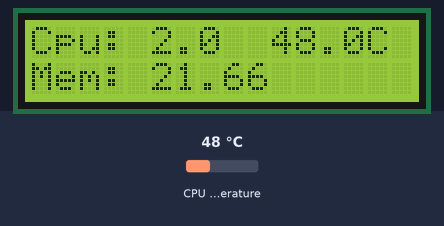
Bench run of a program on a simulated Raspberry Pi (BCM pin numbers). On the bench: 16×2 character LCD. Inputs (shaded band) come from the test bench; at power-on: CPU temperature 48 °C. System figures (address, load, memory, disk, uptime) are fixed made-up values; the interpreter's speed is modelled, so counts of loop turns are approximate.

Above: at 1.2 s.
1.3 s: CPU temperature set to 31 °C
At 2.5 s:
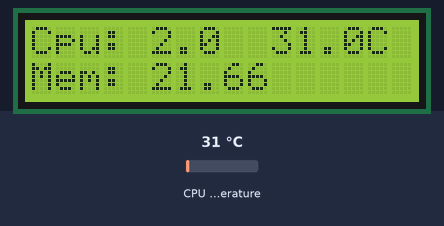
3.6 s: CPU temperature set to 44 °C
At 4.8 s:
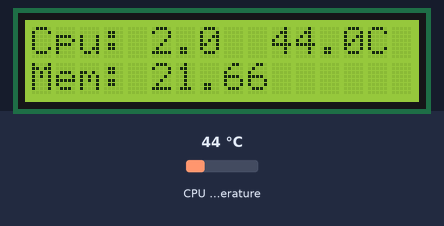
5.7 s: CPU temperature set to 58 °C
At 7.1 s:
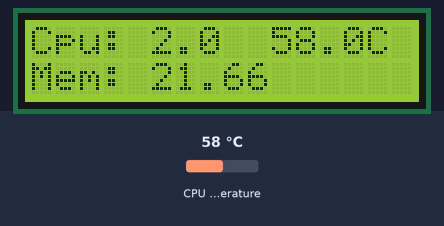
Timing chart, 0 to 8.7 s (numbered marks = the images above; inputs shaded):
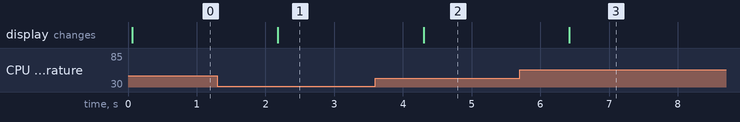

Measured:
- after the input at 1.3 s, the display: changes after 0.88 s (image 1)
- after the input at 3.6 s, the display: changes after 0.70 s (image 2)
- after the input at 5.7 s, the display: changes after 0.72 s (image 3)

The program:

SystemMonitor.py
```python
import RPi.GPIO as GPIO
import time
import math
import os

# Define GPIO to LCD mapping
LCD_RS = 7
LCD_E  = 8
LCD_D4 = 25
LCD_D5 = 24
LCD_D6 = 23
LCD_D7 = 18

# Define some device constants
LCD_WIDTH = 16    # Maximum characters per line
LCD_CHR = True
LCD_CMD = False

LCD_LINE_1 = 0x80 # LCD RAM address for the 1st line
LCD_LINE_2 = 0xC0 # LCD RAM address for the 2nd line

# Timing constants
E_PULSE = 0.00005
E_DELAY = 0.00005

def main():
  # Main program block

  GPIO.setmode(GPIO.BCM)       # Use BCM GPIO numbers
  GPIO.setup(LCD_E, GPIO.OUT)  # E
  GPIO.setup(LCD_RS, GPIO.OUT) # RS
  GPIO.setup(LCD_D4, GPIO.OUT) # DB4
  GPIO.setup(LCD_D5, GPIO.OUT) # DB5
  GPIO.setup(LCD_D6, GPIO.OUT) # DB6
  GPIO.setup(LCD_D7, GPIO.OUT) # DB7

  # Initialise display
  lcd_init()

  try:
    while True:
      #cpu = psutil.cpu_percent(interval=1, percpu=False)
      cpu = getCPUuse()
      RAM = getRAMinfo()
      ramu = str(round(( float(RAM[1])/float(RAM[0])) * 100.0, 2))
      lcd_byte(LCD_LINE_1, LCD_CMD)
      lcd_string("Cpu: " + str(cpu) + "  " + getCPUtemperature() + "C")
      lcd_byte(LCD_LINE_2, LCD_CMD)
      lcd_string("Mem: " + ramu)
      time.sleep(1)
  except KeyboardInterrupt:
    pass

  lcd_byte(LCD_LINE_1, LCD_CMD)
  lcd_string("")
  lcd_byte(LCD_LINE_2, LCD_CMD)
  lcd_string("")
  GPIO.cleanup()

def getCPUtemperature():
    res = os.popen('vcgencmd measure_temp').readline()
    return(res.replace("temp=","").replace("'C\n",""))

def getCPUuse():
  return(str(os.popen("top -n1 | awk '/Cpu\(s\):/ {print $2}'").readline().strip(\
)))

def getRAMinfo():
    p = os.popen('free')
    i = 0
    while 1:
        i = i + 1
        line = p.readline()
        if i==2:
            return(line.split()[1:4])

def lcd_init():
  # Initialise display
  lcd_byte(0x33,LCD_CMD)
  lcd_byte(0x32,LCD_CMD)
  lcd_byte(0x28,LCD_CMD)
  lcd_byte(0x0C,LCD_CMD)
  lcd_byte(0x06,LCD_CMD)
  lcd_byte(0x01,LCD_CMD)

def lcd_string(message):
  # Send string to display

  message = message.ljust(LCD_WIDTH," ")

  for i in range(LCD_WIDTH):
    lcd_byte(ord(message[i]),LCD_CHR)

def lcd_byte(bits, mode):
  # Send byte to data pins
  # bits = data
  # mode = True  for character
  #        False for command

  GPIO.output(LCD_RS, mode) # RS

  # High bits
  GPIO.output(LCD_D4, False)
  GPIO.output(LCD_D5, False)
  GPIO.output(LCD_D6, False)
  GPIO.output(LCD_D7, False)
  if bits&0x10==0x10:
    GPIO.output(LCD_D4, True)
  if bits&0x20==0x20:
    GPIO.output(LCD_D5, True)
  if bits&0x40==0x40:
    GPIO.output(LCD_D6, True)
  if bits&0x80==0x80:
    GPIO.output(LCD_D7, True)

  # Toggle 'Enable' pin
  time.sleep(E_DELAY)
  GPIO.output(LCD_E, True)
  time.sleep(E_PULSE)
  GPIO.output(LCD_E, False)
  time.sleep(E_DELAY)

  # Low bits
  GPIO.output(LCD_D4, False)
  GPIO.output(LCD_D5, False)
  GPIO.output(LCD_D6, False)
  GPIO.output(LCD_D7, False)
  if bits&0x01==0x01:
    GPIO.output(LCD_D4, True)
  if bits&0x02==0x02:
    GPIO.output(LCD_D5, True)
  if bits&0x04==0x04:
    GPIO.output(LCD_D6, True)
  if bits&0x08==0x08:
    GPIO.output(LCD_D7, True)

  # Toggle 'Enable' pin
  time.sleep(E_DELAY)
  GPIO.output(LCD_E, True)
  time.sleep(E_PULSE)
  GPIO.output(LCD_E, False)
  time.sleep(E_DELAY)

if __name__ == '__main__':
  main()
```
